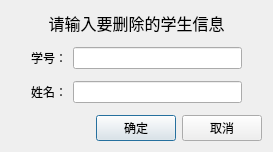
<?xml version="1.0" encoding="UTF-8"?>
<ui version="4.0">
 <class>deleteDialog</class>
 <widget class="QDialog" name="deleteDialog">
  <property name="geometry">
   <rect>
    <x>0</x>
    <y>0</y>
    <width>273</width>
    <height>152</height>
   </rect>
  </property>
  <property name="minimumSize">
   <size>
    <width>273</width>
    <height>152</height>
   </size>
  </property>
  <property name="maximumSize">
   <size>
    <width>273</width>
    <height>152</height>
   </size>
  </property>
  <property name="windowTitle">
   <string>Dialog</string>
  </property>
  <property name="windowIcon">
   <iconset resource="resources.qrc">
    <normaloff>:/new/prefix1/student.JPG</normaloff>:/new/prefix1/student.JPG</iconset>
  </property>
  <layout class="QVBoxLayout" name="verticalLayout_4">
   <item>
    <layout class="QVBoxLayout" name="verticalLayout_3">
     <item>
      <layout class="QVBoxLayout" name="verticalLayout_2">
       <item>
        <widget class="QLabel" name="label">
         <property name="text">
          <string>&lt;html&gt;&lt;head/&gt;&lt;body&gt;&lt;p align=&quot;center&quot;&gt;&lt;span style=&quot; font-size:12pt;&quot;&gt;请输入要删除的学生信息&lt;/span&gt;&lt;/p&gt;&lt;/body&gt;&lt;/html&gt;</string>
         </property>
        </widget>
       </item>
       <item>
        <layout class="QHBoxLayout" name="horizontalLayout_3">
         <item>
          <spacer name="verticalSpacer">
           <property name="orientation">
            <enum>Qt::Vertical</enum>
           </property>
           <property name="sizeHint" stdset="0">
            <size>
             <width>20</width>
             <height>40</height>
            </size>
           </property>
          </spacer>
         </item>
         <item>
          <layout class="QVBoxLayout" name="verticalLayout">
           <item>
            <layout class="QHBoxLayout" name="horizontalLayout">
             <item>
              <widget class="QLabel" name="label_2">
               <property name="text">
                <string>学号：</string>
               </property>
              </widget>
             </item>
             <item>
              <widget class="QLineEdit" name="stuIdLineEdit"/>
             </item>
            </layout>
           </item>
           <item>
            <layout class="QHBoxLayout" name="horizontalLayout_2">
             <item>
              <widget class="QLabel" name="label_3">
               <property name="text">
                <string>姓名：</string>
               </property>
              </widget>
             </item>
             <item>
              <widget class="QLineEdit" name="stuNameLineEdit"/>
             </item>
            </layout>
           </item>
          </layout>
         </item>
         <item>
          <spacer name="verticalSpacer_2">
           <property name="orientation">
            <enum>Qt::Vertical</enum>
           </property>
           <property name="sizeHint" stdset="0">
            <size>
             <width>20</width>
             <height>40</height>
            </size>
           </property>
          </spacer>
         </item>
        </layout>
       </item>
      </layout>
     </item>
     <item>
      <layout class="QHBoxLayout" name="horizontalLayout_4">
       <item>
        <spacer name="horizontalSpacer">
         <property name="orientation">
          <enum>Qt::Horizontal</enum>
         </property>
         <property name="sizeHint" stdset="0">
          <size>
           <width>40</width>
           <height>20</height>
          </size>
         </property>
        </spacer>
       </item>
       <item>
        <widget class="QPushButton" name="submitButton">
         <property name="text">
          <string>确定</string>
         </property>
        </widget>
       </item>
       <item>
        <widget class="QPushButton" name="cancelButton">
         <property name="text">
          <string>取消</string>
         </property>
        </widget>
       </item>
      </layout>
     </item>
    </layout>
   </item>
  </layout>
 </widget>
 <resources>
  <include location="resources.qrc"/>
 </resources>
 <connections/>
</ui>
